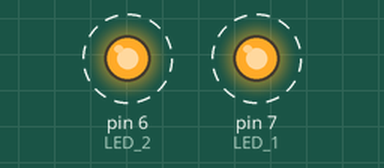
Recording of a sketch running on a simulated Arduino Uno, built with avr-gcc and run on an emulated ATmega328P. Shown: output pins drawn as LEDs (lit = HIGH). Dashed ring = blinking.

Above: at 0.05 s.
Timing chart, 0 to 3.0 s (numbered marks = the images above):
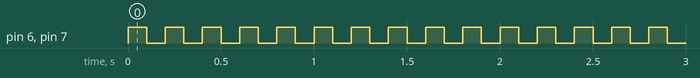

The sketch:

sketch_b.ino
```cpp
void setup() {
  pinMode(7, OUTPUT); // LED 1
  pinMode(6, OUTPUT); // LED 2
}

void loop() {
  digitalWrite(7, HIGH); // Turn on LED 1
  digitalWrite(6, HIGH); // Turn on LED 2
  delay(100);

  digitalWrite(7, LOW);  // Turn off LED 1
  digitalWrite(6, LOW);  // Turn off LED 2
  delay(100);
}
```

Measured:
- by itself, pin 6 (LED_2), pin 7 (LED_1): alternates HIGH for 0.10 s and LOW for 0.10 s
